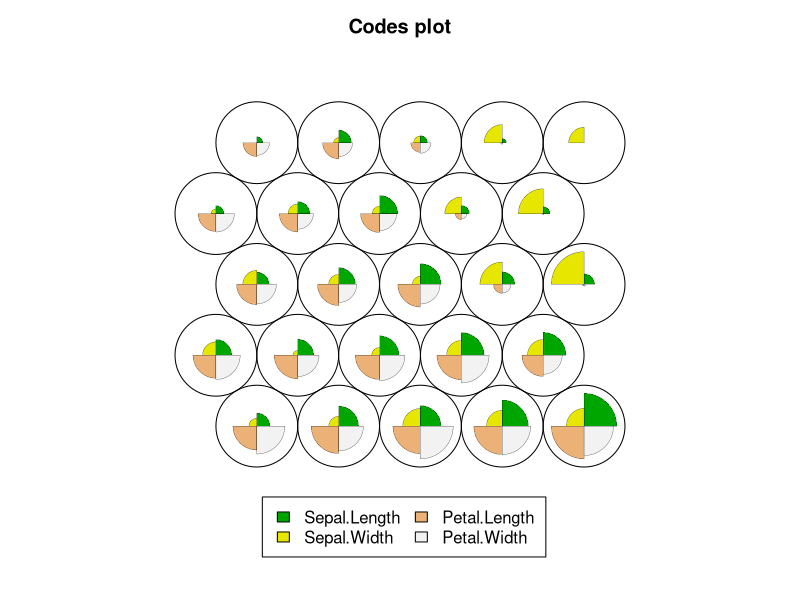

The R script that drew this image:
# Self Organizing Map (Kohonen)

# load the library
library("kohonen")
# load the dataset
data(iris)
# split input and output
x <- data.matrix(iris[,1:4])
y <- iris[,5]
# set the random seed for repetable results
set.seed(7)
# create a map of the x values
iris_map <- som(x, grid=somgrid(5, 5, "hexagonal"))
# plot the map
plot(iris_map)
